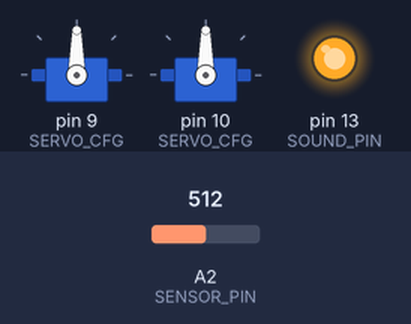
A sketch run on a simulated Arduino Uno, built with avr-gcc and run on an emulated ATmega328P. Parts: 2 × servo, output pins drawn as LEDs (lit = HIGH). Inputs (shaded band) come from the test bench; at power-on: A2 (SENSOR_PIN) = 512. Random numbers use the default seed unless the sketch sets one; what the sketch prints to the serial monitor is not drawn.

Above: at 0.9 s.
Timing chart, 0 to 2.4 s (numbered marks = the images above):
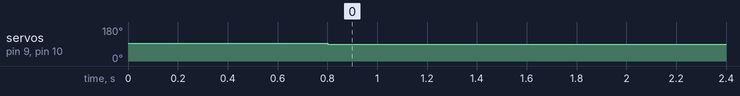

Measured:
- by itself, servo on pin 9 (SERVO_CFG), servo on pin 10 (SERVO_CFG): 93° → 90° at 0.80 s

The sketch:

servo_smooth.ino
```cpp
// Servo_Smooth - animatronic body bag controller
//
// Rewrite of servo_with_random_delay.ino for higher-torque servos.
//   - Non-blocking: no delay() in the motion path, so both servos move
//     smoothly and the sensor is checked continuously.
//   - Two-stage low-pass filter plus a speed limit gives soft starts and
//     stops instead of slamming the spine/cables.
//   - Per-servo pulse limits, centre and direction.
//   - Wriggles in "fits": sound + thrashing for a few seconds, then a
//     random rest, repeated while the sensor stays triggered.
//   - Servos are attached one at a time on power-up and detached while
//     resting, to avoid brown-outs and buzzing/heating.
//
// Hardware: Arduino Uno, Adafruit Motor Shield V2 (servo headers are
// D9/D10), 2 x DS3240MG servos on their own 6 V supply, optional Adafruit
// Audio FX board, optional sensor on A2.
// No extra libraries needed (Metro is no longer used).

#include <Servo.h>

// ---------------------------------------------------------------------------
// Configuration
// ---------------------------------------------------------------------------

// Servo type. The DS3240MG maps 500..2500 us onto its full travel, which
// is 180 or 270 degrees depending on the version you bought (it's on the
// label). Getting this wrong makes every angle below 1.5x too big or small.
const float SERVO_TRAVEL_DEG = 270;
const int PULSE_MIN_US = 500;
const int PULSE_MAX_US = 2500;

// Angles are in degrees from the servo's centre (1500 us). The DS3240MG has
// roughly 10x the torque of the original S3004s, enough to snap the wire
// rope or crack a spine disk, so start narrow and widen a few degrees at a
// time while watching the spine. (The original 800..2200 us range would be
// about +/-63 deg on the 180 deg version, +/-95 deg on the 270.)
struct ServoConfig {
  uint8_t pin;
  float minDeg;   // furthest safe angle one way (negative)
  float maxDeg;   // furthest safe angle the other way (positive)
  float restDeg;  // angle where the spine hangs straight/relaxed
  bool reversed;  // flip if this side moves the wrong way
};

const uint8_t NUM_SERVOS = 2;
ServoConfig SERVO_CFG[NUM_SERVOS] = {
  // pin, minDeg, maxDeg, restDeg, reversed
  {  9,    -45,    45,     0,     false },  // "right" in the original sketch
  { 10,    -45,    45,     0,     false },  // "left"
};

// Motion feel
const float FILTER = 0.10;              // 0.01 (lazy) .. 1.0 (no smoothing); was "filtro"
const float MAX_SPEED_DEG_PER_S = 180;  // hard speed cap; the servo can do ~350
const unsigned long UPDATE_MS = 20;  // servo refresh period (50 Hz)
const float MIN_AMPLITUDE = 0.35;    // each new target is at least this far from rest (0..1)

// Timing (milliseconds)
const unsigned long STARTUP_DELAY_MS = 5000;    // wait after power-up, like the original
const unsigned long NEW_TARGET_MIN_MS = 50;     // how often a new random target is chosen
const unsigned long NEW_TARGET_MAX_MS = 500;
const unsigned long FIT_MIN_MS = 2500;          // length of one wriggling fit
const unsigned long FIT_MAX_MS = 7000;
const unsigned long REST_MIN_MS = 2000;         // pause between fits (was MIN_TIM/MAX_TIM)
const unsigned long REST_MAX_MS = 10000;
const unsigned long DETACH_AFTER_MS = 1500;     // detach servos once settled at rest

// Sound: Audio FX trigger pin, pulled LOW to play. Set to -1 to disable.
const int SOUND_PIN = 13;
const unsigned long SOUND_PULSE_MS = 150;

// Trigger sensor on an analog pin. The bag only wriggles while the reading
// is inside [SENSOR_LOW, SENSOR_HIGH] (same window as the original sketch).
// Set USE_SENSOR to false to wriggle forever on the random schedule.
const bool USE_SENSOR = true;
const uint8_t SENSOR_PIN = A2;
const int SENSOR_LOW = 200;
const int SENSOR_HIGH = 400;

const bool DEBUG = true;  // print state changes to Serial (115200 baud)

// ---------------------------------------------------------------------------
// Servo motion
// ---------------------------------------------------------------------------

struct Axis {
  Servo servo;
  float target;    // where we want to go (us)
  float filtered;  // first filter stage
  float pos;       // second filter stage = what the servo is told (us)
  bool attached;
};

Axis axes[NUM_SERVOS];

const float US_PER_DEG = (PULSE_MAX_US - PULSE_MIN_US) / SERVO_TRAVEL_DEG;
const float CENTER_US = (PULSE_MIN_US + PULSE_MAX_US) / 2.0;

float degToUs(float deg) {
  return CENTER_US + deg * US_PER_DEG;
}

float restUs(uint8_t i) {
  return degToUs(SERVO_CFG[i].restDeg);
}

int clampUs(uint8_t i, float us) {
  const ServoConfig &c = SERVO_CFG[i];
  float lo = degToUs(min(c.minDeg, c.maxDeg));
  float hi = degToUs(max(c.minDeg, c.maxDeg));
  lo = max(lo, (float)PULSE_MIN_US);
  hi = min(hi, (float)PULSE_MAX_US);
  return (int)(constrain(us, lo, hi) + 0.5);
}

// Convert a bend in -1..+1 (0 = rest) to a pulse width for servo i.
float bendToUs(uint8_t i, float bend) {
  const ServoConfig &c = SERVO_CFG[i];
  if (c.reversed) bend = -bend;
  if (bend >= 0) return degToUs(c.restDeg + bend * (c.maxDeg - c.restDeg));
  return degToUs(c.restDeg + bend * (c.restDeg - c.minDeg));
}

void attachAxis(uint8_t i) {
  if (axes[i].attached) return;
  // Setting the pulse before attach() makes the first pulse go to the
  // current position rather than the library default of 1500 us.
  axes[i].servo.writeMicroseconds(clampUs(i, axes[i].pos));
  axes[i].servo.attach(SERVO_CFG[i].pin, PULSE_MIN_US, PULSE_MAX_US);
  axes[i].attached = true;
}

void detachAxis(uint8_t i) {
  if (!axes[i].attached) return;
  axes[i].servo.detach();
  axes[i].attached = false;
}

void setTarget(uint8_t i, float us) {
  axes[i].target = clampUs(i, us);
}

// Advance both filter stages one tick and write the result.
void updateAxis(uint8_t i, float dtS) {
  Axis &a = axes[i];
  a.filtered += (a.target - a.filtered) * FILTER;
  float step = (a.filtered - a.pos) * FILTER * 2;  // second, quicker stage
  float maxStep = MAX_SPEED_DEG_PER_S * US_PER_DEG * dtS;
  a.pos += constrain(step, -maxStep, maxStep);
  if (a.attached) a.servo.writeMicroseconds(clampUs(i, a.pos));
}

bool axisSettled(uint8_t i) {
  return fabs(axes[i].pos - axes[i].target) < 3 &&
         fabs(axes[i].filtered - axes[i].target) < 3;
}

// ---------------------------------------------------------------------------
// Sound (non-blocking pulse)
// ---------------------------------------------------------------------------

unsigned long soundStartedMs = 0;
bool soundActive = false;

void playSound() {
  if (SOUND_PIN < 0) return;
  digitalWrite(SOUND_PIN, LOW);
  soundStartedMs = millis();
  soundActive = true;
}

void updateSound(unsigned long now) {
  if (soundActive && now - soundStartedMs >= SOUND_PULSE_MS) {
    digitalWrite(SOUND_PIN, HIGH);
    soundActive = false;
  }
}

// ---------------------------------------------------------------------------
// Behaviour
// ---------------------------------------------------------------------------

bool sensorTriggered() {
  if (!USE_SENSOR) return true;
  int v = analogRead(SENSOR_PIN);
  return v >= SENSOR_LOW && v <= SENSOR_HIGH;
}

enum State { STARTUP, WAITING, FIT, RESTING };
State state = STARTUP;
unsigned long stateStartMs = 0;
unsigned long stateLengthMs = 0;
unsigned long nextTargetMs = 0;
unsigned long settledSinceMs = 0;

void enterState(State s, unsigned long now, unsigned long lengthMs) {
  state = s;
  stateStartMs = now;
  stateLengthMs = lengthMs;
  if (DEBUG) {
    static const char *const names[] = { "STARTUP", "WAITING", "FIT", "RESTING" };
    Serial.print(F("-> "));
    Serial.print(names[s]);
    Serial.print(F(" for "));
    Serial.print(lengthMs);
    Serial.println(F(" ms"));
  }
}

void goToRest() {
  for (uint8_t i = 0; i < NUM_SERVOS; i++) setTarget(i, restUs(i));
}

void startFit(unsigned long now) {
  for (uint8_t i = 0; i < NUM_SERVOS; i++) attachAxis(i);
  playSound();
  nextTargetMs = now;
  enterState(FIT, now, random(FIT_MIN_MS, FIT_MAX_MS + 1));
}

// Pick a fresh random bend for every servo, always a decent distance from
// rest and on alternating sides so the bag twists rather than drifts.
void pickNewTargets() {
  static int8_t side[NUM_SERVOS] = { 1, -1 };
  for (uint8_t i = 0; i < NUM_SERVOS; i++) {
    if (random(100) < 70) side[i] = -side[i];  // usually swap sides
    float amount = MIN_AMPLITUDE + (1.0 - MIN_AMPLITUDE) * random(1001) / 1000.0;
    setTarget(i, bendToUs(i, side[i] * amount));
  }
}

// Once both servos have sat at rest for DETACH_AFTER_MS, stop driving them
// so they don't buzz and heat up while idle.
void detachWhenSettled(unsigned long now) {
  bool settled = true;
  for (uint8_t i = 0; i < NUM_SERVOS; i++) settled &= axisSettled(i);
  if (!settled) {
    settledSinceMs = 0;
    return;
  }
  if (settledSinceMs == 0) settledSinceMs = now;
  if (now - settledSinceMs >= DETACH_AFTER_MS) {
    for (uint8_t i = 0; i < NUM_SERVOS; i++) detachAxis(i);
  }
}

void runBehaviour(unsigned long now) {
  unsigned long elapsed = now - stateStartMs;

  switch (state) {
    case STARTUP:
      detachWhenSettled(now);
      if (elapsed >= stateLengthMs) enterState(WAITING, now, 0);
      break;

    case WAITING:
      detachWhenSettled(now);
      if (sensorTriggered()) startFit(now);
      break;

    case FIT:
      if (elapsed >= stateLengthMs) {
        goToRest();
        enterState(RESTING, now, random(REST_MIN_MS, REST_MAX_MS + 1));
      } else if ((long)(now - nextTargetMs) >= 0) {
        pickNewTargets();
        nextTargetMs = now + random(NEW_TARGET_MIN_MS, NEW_TARGET_MAX_MS + 1);
      }
      break;

    case RESTING:
      detachWhenSettled(now);
      if (elapsed >= stateLengthMs) {
        if (sensorTriggered()) startFit(now);
        else enterState(WAITING, now, 0);
      }
      break;
  }
}

// ---------------------------------------------------------------------------

void setup() {
  if (DEBUG) Serial.begin(115200);
  randomSeed(analogRead(A0) ^ (analogRead(A1) << 4) ^ micros());

  if (SOUND_PIN >= 0) {
    digitalWrite(SOUND_PIN, HIGH);  // idle high before becoming an output
    pinMode(SOUND_PIN, OUTPUT);
  }

  // We can't know where the servos are at power-up, so they will jump to
  // rest once. Attach them one at a time so two high-torque servos don't
  // draw their stall current at the same moment and reset the board.
  for (uint8_t i = 0; i < NUM_SERVOS; i++) {
    axes[i].target = axes[i].filtered = axes[i].pos = restUs(i);
    attachAxis(i);
    delay(400);
  }

  enterState(STARTUP, millis(), STARTUP_DELAY_MS);
}

void loop() {
  static unsigned long lastUpdateMs = 0;
  unsigned long now = millis();

  updateSound(now);

  if (now - lastUpdateMs < UPDATE_MS) return;
  float dtS = (now - lastUpdateMs) / 1000.0;
  if (dtS > 0.1) dtS = 0.1;
  lastUpdateMs = now;

  runBehaviour(now);
  for (uint8_t i = 0; i < NUM_SERVOS; i++) updateAxis(i, dtS);
}
```
